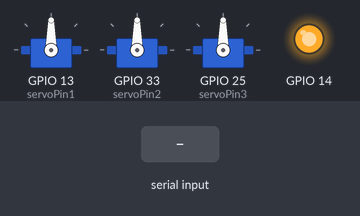
A sketch run on a simulated ESP32. On the bench: 3 × servo, output pins drawn as LEDs (lit = HIGH). The inputs (shaded band) are chosen by the test bench.

Above: at 1.2 s.
1.3 s: "30,150\n" received over Serial
At 2.5 s:
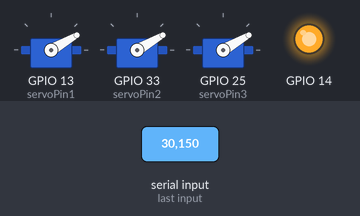
2.8 s: "5\n" received over Serial
At 3.8 s:
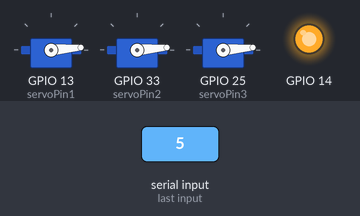
4.3 s: "200\n" received over Serial
At 5.0 s:
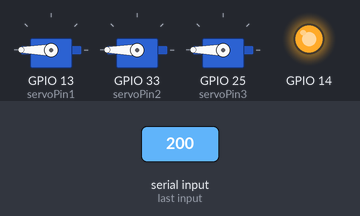
5.8 s: "90,45\n" received over Serial
At 6.1 s:
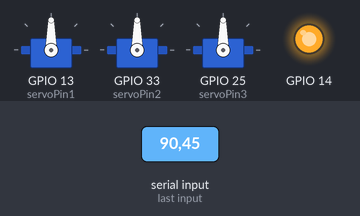
Timing chart, 0 to 8.3 s (numbered marks = the images above; inputs shaded):
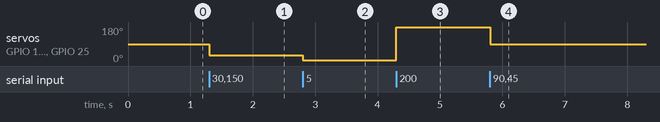

The sketch:

Servo_Test.ino
```cpp
#include <ESP32Servo.h>

Servo myservo1;  // create servo object to control a servo
Servo myservo2;  // create servo object to control a servo
Servo myservo3;  // create servo object to control a servo
// 16 servo objects can be created on the ESP32

float pos = 0;    // variable to store the servo position
// Recommended PWM GPIO pins on the ESP32 include 2,4,12-19,21-23,25-27,32-33
int servoPin1 = 13;
int servoPin2 = 33;
int servoPin3 = 25;

int flag = 0;
/*
int middle = 90;
int middleOffset = 3;
int left = 130;*/
int middle = 0;
int middleOffset = 0;
int left = 200;


void setup() {
    pinMode(14, OUTPUT);
     digitalWrite(14, HIGH);  // turn the LED on (HIGH is the voltage level)

	// Allow allocation of all timers
	ESP32PWM::allocateTimer(0);
	ESP32PWM::allocateTimer(1);
	ESP32PWM::allocateTimer(2);
	ESP32PWM::allocateTimer(3);
	myservo1.setPeriodHertz(50);    // standard 50 hz servo
	myservo2.setPeriodHertz(50);    // standard 50 hz servo
	myservo3.setPeriodHertz(50);    // standard 50 hz servo
	myservo1.attach(servoPin1, 500, 2500); // attaches the servo on pin 18 to the servo object
	myservo2.attach(servoPin2, 500, 2500); // attaches the servo on pin 18 to the servo object
	myservo3.attach(servoPin3, 500, 2500); // attaches the servo on pin 18 to the servo object
	// using default min/max of 1000us and 2000us
	// different servos may require different min/max settings
	// for an accurate 0 to 180 sweep
 Serial.begin(115200);


}

void loop() {


    if (Serial.available() > 0) {
    // Read the incoming data as a string
    String input = Serial.readStringUntil('\n');

    // Convert the string to an integer
    left = input.toInt();


  myservo1.write(left);
  myservo2.write(left);
  myservo3.write(left);
    }
}
```

Measured:
- after the input at 1.3 s, servo on GPIO 13 (servoPin1), servo on GPIO 33 (servoPin2), servo on GPIO 25 (servoPin3): 90° → 30° at once
- after the input at 2.8 s, servo on GPIO 13 (servoPin1), servo on GPIO 33 (servoPin2), servo on GPIO 25 (servoPin3): 30° → 5° at once
- after the input at 4.3 s, servo on GPIO 13 (servoPin1), servo on GPIO 33 (servoPin2), servo on GPIO 25 (servoPin3): 5° → 180° at once
- after the input at 5.8 s, servo on GPIO 13 (servoPin1), servo on GPIO 33 (servoPin2), servo on GPIO 25 (servoPin3): 180° → 90° at once
